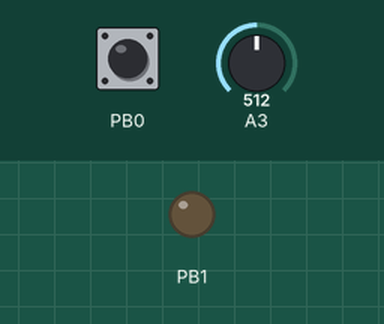
Bench run of a sketch on a simulated ATtiny85, built with avr-gcc and run on an emulated ATtiny85. On the bench: output pins drawn as LEDs (lit = HIGH). The test bench sets the inputs (shaded band); at power-on: PB0 HIGH, A3 = 512. Sleep ends after the set time or at an interrupt.

Above: at 5.0 s.
5.1 s: PB0 pulled LOW for 3.2 s
At 6.5 s:
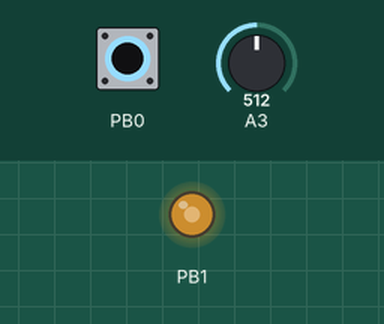
9.8 s: PB0 pulled LOW for 1 s
At 11.4 s:
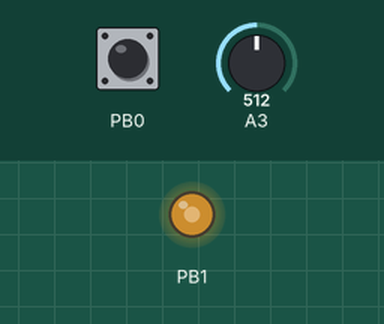
12.3 s: A3 set to 900
At 12.9 s:
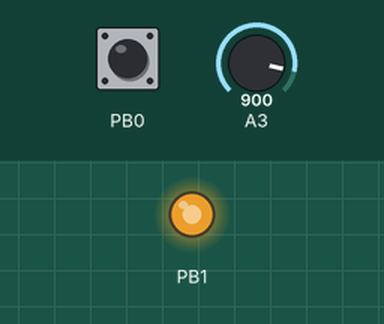
13.8 s: A3 set to 90
At 14.8 s:
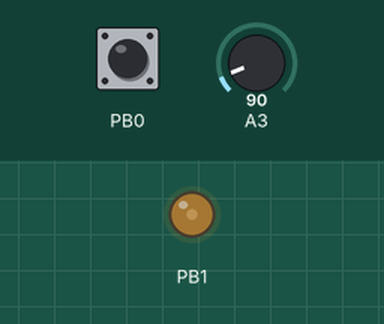
Timing chart, 0 to 16.3 s (numbered marks = the images above; inputs shaded):
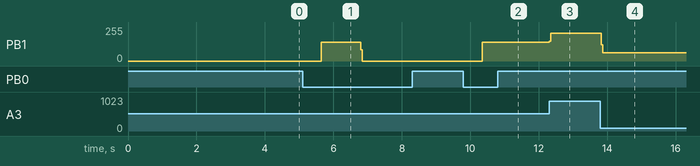

The sketch:

POT_Dimmer.ino
```cpp
/*
  ==========================================================
   ATtiny13A Analog PWM Dimmer
   - Starts ASLEEP
   - Latched ON / OFF via long press
   - Auto sleep after 2 hours
   - Linear brightness set by analog input on PB3 (ADC3)
  ==========================================================

   Physical pin 5 (PB0) → ON / OFF (active LOW, pull-up)
   Physical pin 2 (PB3) → Brightness analog input (ADC3)
   Physical pin 6 (PB1) → PWM output

   - 0.5 s hold to toggle ON / OFF
   - Brightness follows voltage on PB3 (0–Vcc → 20–100%)
   - Auto sleeps after 2 hours
*/

#define F_CPU 9600000UL
#include <avr/io.h>
#include <avr/sleep.h>
#include <avr/interrupt.h>
#include <util/delay.h>

// ----------------------------------------------------------
#define PWM_PERIOD_US 2000
#define HOLD_TIME_MS  500
#define AUTO_SLEEP_MS (2UL * 60UL * 60UL * 1000UL)   // 2 hours

#define DUTY_MIN 20   // % at 0 V
#define DUTY_MAX 100  // % at Vcc

// ----------------------------------------------------------
void delay_us_var(uint16_t us) {
  while (us >= 10) {
    _delay_us(10);
    us -= 10;
  }
  while (us--) {
    _delay_us(1);
  }
}

// ----------------------------------------------------------
void adc_init(void) {
  ADMUX  = (1 << MUX1) | (1 << MUX0);   // ADC3 (PB3), Vcc reference
  ADCSRA = (1 << ADEN) | (1 << ADPS2) | (1 << ADPS1); // enable, /64
}

uint16_t adc_read(void) {
  ADCSRA |= (1 << ADSC);
  while (ADCSRA & (1 << ADSC));
  return ADC;
}

// Map 10-bit ADC (0–1023) linearly to DUTY_MIN..DUTY_MAX
uint8_t adc_to_duty(uint16_t val) {
  return DUTY_MIN + (uint16_t)((uint32_t)val * (DUTY_MAX - DUTY_MIN) / 1023);
}

// ----------------------------------------------------------
void goToSleep(void) {
  PORTB &= ~(1 << PB1);            // force output OFF
  ADCSRA &= ~(1 << ADEN);         // disable ADC to save power
  set_sleep_mode(SLEEP_MODE_PWR_DOWN);
  sleep_enable();
  sei();
  sleep_cpu();
  sleep_disable();
  ADCSRA |= (1 << ADEN);          // re-enable ADC on wake
}

// ----------------------------------------------------------
ISR(PCINT0_vect) {
  // wake only
}

int main(void) {

  // --------------------------------------------------------
  // GPIO
  // --------------------------------------------------------
  DDRB |= (1 << PB1);                      // PWM output
  DDRB &= ~((1 << PB0) | (1 << PB3));      // ON/OFF button + ADC input

  PORTB |= (1 << PB0);                     // pull-up on button only
  PORTB &= ~(1 << PB3);                    // no pull-up on analog input

  adc_init();

  // --------------------------------------------------------
  // Pin-change interrupt on PB0
  // --------------------------------------------------------
  GIMSK |= (1 << PCIE);
  PCMSK |= (1 << PCINT0);
  sei();

  uint8_t onState = 0; // START ASLEEP

  // --------------------------------------------------------
  // Immediately go to sleep on power-up
  // --------------------------------------------------------
  goToSleep();

  while (1) {

    // ------------------------------------------------------
    // We just woke — require 0.5 s LOW to latch ON
    // ------------------------------------------------------
    uint16_t t = 0;
    while (!(PINB & (1 << PB0))) {
      _delay_ms(1);
      t++;
      if (t >= HOLD_TIME_MS) {
        onState = 1;
        break;
      }
    }

    // If button was not held long enough, sleep again
    if (!onState) {
      goToSleep();
      continue;
    }

    // ------------------------------------------------------
    // ON state loop
    // ------------------------------------------------------
    uint16_t offTimer = 0;
    uint8_t offHandled = 0;

    unsigned long awakeTime = 0;   // ms since wake

    while (onState) {

      // ---------------- Auto sleep timer ------------------
      if (awakeTime >= AUTO_SLEEP_MS) {
        onState = 0;
        goToSleep();
        break;
      }

      // ---------------- ON/OFF button ---------------------
      if (!(PINB & (1 << PB0))) {
        if (!offHandled) {
          offTimer++;
          if (offTimer >= HOLD_TIME_MS) {
            offHandled = 1;
            onState = 0;
            goToSleep();
            break;
          }
        }
      } else {
        offTimer = 0;
        offHandled = 0;
      }

      // ---------------- Brightness from ADC ---------------
      uint8_t duty = adc_to_duty(adc_read());

      // ---------------- PWM output ------------------------
      uint16_t onTime  = (PWM_PERIOD_US * duty) / 100;
      uint16_t offTime = PWM_PERIOD_US - onTime;

      PORTB |= (1 << PB1);
      delay_us_var(onTime);

      PORTB &= ~(1 << PB1);
      delay_us_var(offTime);

      // ---------------- Time accounting -------------------
      awakeTime += (PWM_PERIOD_US / 1000);   // ≈ ms per cycle
    }
  }
}
```

Measured:
- after the input at 5.1 s, PB1: 0/255 → 142/255 after 0.55 s, → 0/255 1.2 s later
- after the input at 9.8 s, PB1: 0/255 → 142/255 after 0.55 s
- after the input at 12.3 s, PB1: 142/255 → 209/255 at once
- after the input at 13.8 s, PB1: 209/255 → 62/255 at once
